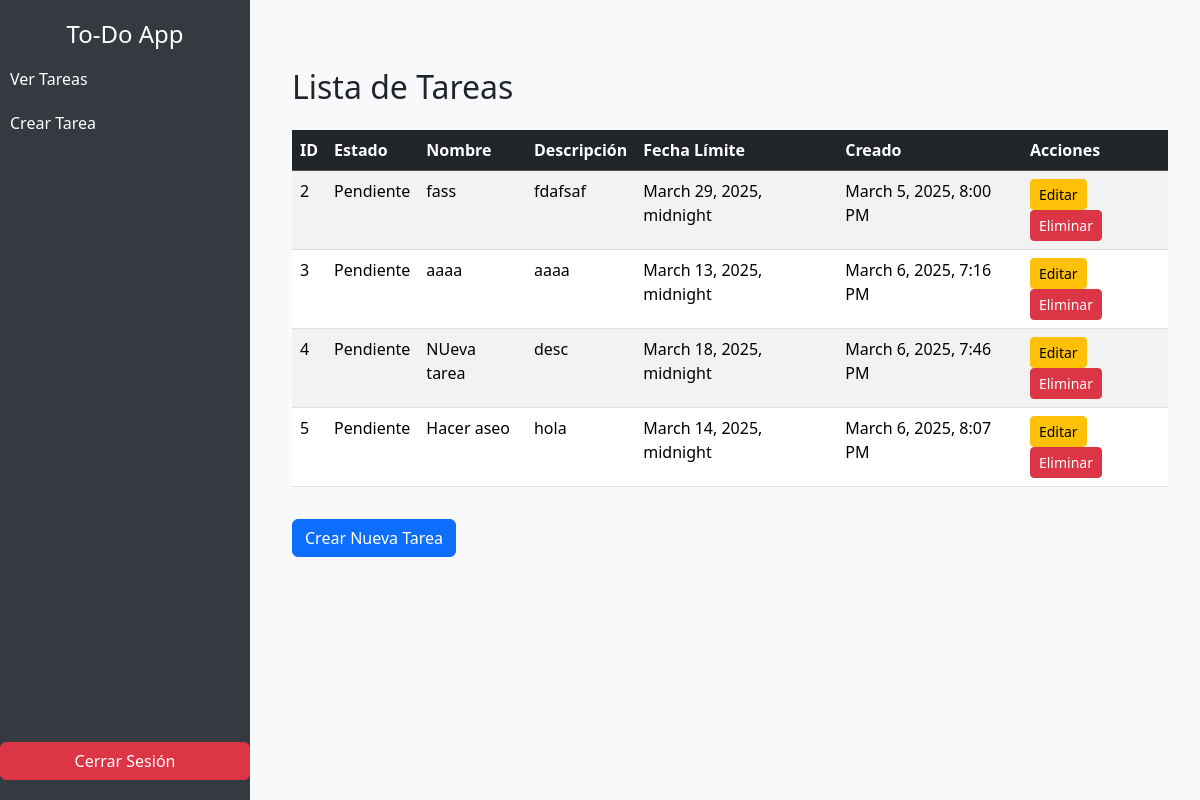
Screenshot of /list-tasks/ (signed in) with the database file from the repository.
### task/models.py (models this page shows, shortened)
class Task(models.Model):
    id = models.AutoField(
        primary_key=True,
        null=False,
        blank=False,
    )
    name = models.CharField(
        max_length=100,
        null=False,
        blank=False,
    )
    description = models.TextField(
        null=True,
        blank=True,
    )
    created_at = models.DateTimeField(
        auto_now_add=True,
        null=False,
        blank=False,
    )
    updated_at = models.DateTimeField(
        auto_now=True,
        null=False,
        blank=False,
    )
    deadline = models.DateTimeField(
        null=True,
        blank=True,
    )
    status_id = models.ForeignKey(
        Status,
        on_delete=models.CASCADE,
        null=False,
        blank=False,
    )

class Status(models.Model):
    id = models.AutoField(
        primary_key=True,
        null=False,
        blank=False,
    )
    name = models.CharField(
        max_length=100,
        unique=True,
        null=False,
        blank=False,
    )

### task/views.py (the view)
# urls.py: path('list-tasks/', views.list_tasks, name='list-tasks'),
@login_required
def list_tasks(request):
    tasks = Task.objects.all()
    print(request.user.get_all_permissions())
    filtered_tasks = []
    for task in tasks:
        perm_view = f"task.view_task_{task.id}"
        perm_edit = f"task.edit_task_{task.id}"
        perm_delete = f"task.delete_task_{task.id}"
        print(perm_view)
        if request.user.has_perm(perm_view):
            print("tiene edit")
            print(request.user.has_perm(perm_edit))
            task.can_edit = request.user.has_perm(perm_edit)
            task.can_delete = request.user.has_perm(perm_delete)
            filtered_tasks.append(task)
    return render(request, "list_tasks.html", {"tasks": filtered_tasks})

### task/templates/list_tasks.html (shortened to what this page needs)
{% extends "base.html" %}
{% block content %}
<!DOCTYPE html>
<html lang="es">
<head>
</head>
<body class="bg-light">
    <div class="container mt-5">
        <h2 class="mb-4">Lista de Tareas</h2>
        {% if tasks %}
        <div class="table-responsive">
            <table class="table table-striped table-hover">
                <thead class="table-dark">
                    <tr>
                        <th>ID</th>
                        <th>Estado</th>
                        <th>Nombre</th>
                        <th>Descripción</th>
                        <th>Fecha Límite</th>
                        <th>Creado</th>
                        <th>Acciones</th>
                    </tr>
                </thead>
                <tbody>
                    {% for task in tasks %}
                    <tr>
                        <td>{{ task.id }}</td>
                        <td>{{ task.status_id.name }}</td>
                        <td>{{ task.name }}</td>
                        <td>{{ task.description }}</td>
                        <td>{{ task.deadline|default:"No definida" }}</td>
                        <td>{{ task.created_at|date:"F j, Y, g:i A" }}</td>
                        <td>
                            {% if task.can_edit %}
                                <a href="{% url 'edit-task' task.id %}" class="btn btn-warning btn-sm">Editar</a>
                            {% endif %}
                            {% if task.can_delete %}
                                <button class="btn btn-danger btn-sm" data-bs-toggle="modal" data-bs-target="#deleteModal" data-task-id="{{ task.id }}">
                                    Eliminar
                                </button>
                            {% endif %}
                        </td>
                    </tr>
                    {% endfor %}
                </tbody>
            </table>
        </div>
    {% else %}
        <div class="alert alert-info">No tienes permiso para ver ninguna tarea.</div>
    {% endif %}
        <a href="{% url 'create-task' %}" class="btn btn-primary mt-3">Crear Nueva Tarea</a>
    </div>
</body>
</html>
{% endblock content %}

### task/templates/base.html (shortened to what this page needs)
<!DOCTYPE html>
<html lang="en">
    <head>
        {% load static %}
        <link rel="stylesheet" href="https://cdn.jsdelivr.net/npm/bootstrap@5.3.2/dist/css/bootstrap.min.css"/>
    </head>
    <body>
        <div class="sidebar">
            <h4 class="text-white text-center">To-Do App</h4>
            <a href="{% url 'list-tasks' %}">Ver Tareas</a>
            <a href="{% url 'create-task' %}">Crear Tarea</a>
            {% if user.is_authenticated %}
                <div class="logout-btn">
                    <form action="{% url 'logout' %}" method="post">
                        <button type="submit" class="btn btn-danger w-100">Cerrar Sesión</button>
                    </form>
                </div>
            {% endif %}
        </div>
        <div class="content">
            {% block content %}
            {% endblock %}
        </div>
    </body>
</html>

### task/templates/base.html (style rules this page uses)
.sidebar { height: 100vh; width: 250px; position: fixed; top: 0; left: 0; background: #343a40; padding-top: 20px; }
.sidebar a { color: white; display: block; padding: 10px; text-decoration: none; }
.content { margin-left: 260px; padding: 20px; }
.logout-btn { position: absolute; bottom: 20px; width: 100%; text-align: center; }

### rows the page displays
Task: id "2", status_id.name "Pendiente", name "fass", description "fdafsaf", deadline "March 29, 2025, midnight", created_at "March 5, 2025, 8:00 PM", shows "Editar"
Task: id "3", status_id.name "Pendiente", name "aaaa", description "aaaa", deadline "March 13, 2025, midnight", created_at "March 6, 2025, 7:16 PM", shows "Editar"
Task: id "4", status_id.name "Pendiente", name "NUeva tarea", description "desc", deadline "March 18, 2025, midnight", created_at "March 6, 2025, 7:46 PM", shows "Editar"
Task: id "5", status_id.name "Pendiente", name "Hacer aseo", description "hola", deadline "March 14, 2025, midnight", created_at "March 6, 2025, 8:07 PM", shows "Editar"
